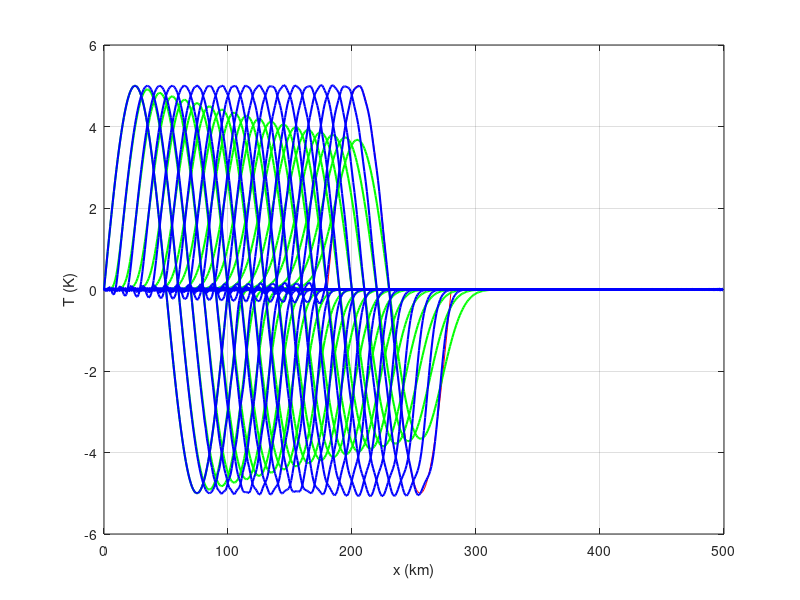

Here is the MATLAB script that generated this plot:

% --------------------------------------------------------------------
% Main script which is used to calculate the temperature anomaly of a 
% discrete, sine shaped perturbation and visualise the result
% --------------------------------------------------------------------

tic

% clean up
clc
clear
close all
                     
% --------------------------------------------------------------------
% initialisation
% --------------------------------------------------------------------

% initialisation of model constants
dx     = 1E3;       % spatial step = 1km
lambda = 100*dx;    % wavelength
nr     = 500;       % size of the domain
ampl   = 5;         % amplitude


% initialisation of variables (including scalars, arrays and matrices)
x = 0:dx:((nr-1)*dx);
b = find(x <= lambda);
c = find(x >  lambda);

% --------------------------------------------------------------------
% manipulations
% --------------------------------------------------------------------

% get sine wave
y(b) = ampl*sin(x(b)*2*pi/lambda);
y(c) = 0;

% analytical: Chloe
% t = 5*3600;
% v = 10;
% 
% analytic = zeros(size(y));
% 
% for i = 1:length(x)   
%     if x(i)-v*t > 0
%         analytic(i) = y((x(i)-v*t)/dx);   
%     end
% end

% analytical: Quinten
t = 5; %h
v = 36; %km/h
e = b + t*v;
y(e) = y(b);
%y(b) = 0;

figure(1);
plot(x./1e3,y,'r')
ylim([-6 6])
xlabel('x (km)');
ylabel('T (K)');
box   ('on');
grid  ('on');
hold on

% Upstream
dx     = 1E3;       % spatial step = 1km
lambda = 100*dx;    % wavelength
nr     = 500;       % size of the domain
ampl   = 5;         % amplitude
x = 0:dx:((nr-1)*dx);
b = find(x <= lambda);
c = find(x >  lambda);

% get sine wave
y(b) = ampl*sin(x(b)*2*pi/lambda);
y(c) = 0;

v = 10; %(m/s)
dt = 10;
t_max = 5*60*60;
t = 0:dt:t_max;
x = 0:dx:((nr-1)*dx);

numerical = zeros(length(t),length(x));
numerical(1,b) = y(b);

for i = 2:length(t)
    for j = 1:length(x)
        if j == 1
            numerical(i,j) = numerical(i-1,j) - v * dt/dx * (numerical(i-1,j)-numerical(i-1,length(x)));
        else
            numerical(i,j) = numerical(i-1,j) - v * dt/dx * (numerical(i-1,j)-numerical(i-1,j-1));
        end
    end
% plot(x/1.E3, numerical(i,:), 'r', 'LineWidth',1.5)
% ylim([-6 6])
% xlabel('x (km)');
% ylabel('T (K)');
% box   ('on');
% grid  ('on');
% drawnow
end

for s = 1:100:length(t)
    plot(x/1.E3, numerical(s,:), 'g', 'LineWidth',1.5)
end

%% Leapfrog
dx     = 1E3;       % spatial step = 1km
lambda = 100*dx;    % wavelength
nr     = 500;       % size of the domain
ampl   = 5;         % amplitude

b = find(x <= lambda);
c = find(x >  lambda);

% get sine wave
y(b) = ampl*sin(x(b)*2*pi/lambda);
y(c) = 0;
dx     = 1E3;       % spatial step = 1km
lambda = 100*dx;    % wavelength
nr     = 500;       % size of the domain
ampl   = 5;         % amplitude

v = 10; %(m/s)
dt = 10;
t_max = 5*60*60;
t = 0:dt:t_max;
x = 0:dx:((nr-1)*dx);

numerical = zeros(length(t),length(x));
numerical(1,b) = y(b);

alpha = 0.0000;

for i = 2:length(t)
    if i == 2 %Upstream
        for j = 1:length(x)
            if j == 1
                numerical(i,j) = numerical(i-1,j) - v * dt/dx * (numerical(i-1,j)-numerical(i-1,length(x)));
            else
                numerical(i,j) = numerical(i-1,j) - v * dt/dx * (numerical(i-1,j)-numerical(i-1,j-1));
            end
            numerical(i,j) = numerical(i,j) + alpha * (numerical(i+1,j)-2*numerical(i,j)+numerical(i-1,j));
        end
    else 
        for j = 1:length(x)
            if j == 1
                numerical(i,j) = numerical(i-2,j) - v * (2*dt)/(2*dx) * (numerical(i-1,j+1)-numerical(i-1,length(x)));   
            elseif j == length(x)
                numerical(i,j) = numerical(i-2,j) - v * (2*dt)/(2*dx) * (numerical(i-1,1)-numerical(i-1,j-1)); 
            else
                numerical(i,j) = numerical(i-2,j) - v * (2*dt)/(2*dx) * (numerical(i-1,j+1)-numerical(i-1,j-1));
            end
            if i == length(t)
                numerical(i,j) = numerical(i,j) + alpha * (numerical(1,j)-2*numerical(i,j)+numerical(i-1,j)); 
            else
                numerical(i,j) = numerical(i,j) + alpha * (numerical(i+1,j)-2*numerical(i,j)+numerical(i-1,j));
            end
        end
    end   
end

for s = 1:100:length(t)
    plot(x/1.E3, numerical(s,:), 'b', 'LineWidth',1.5)
end

% Save the file
print -djpeg 'leapfrog.jpg';

toc
